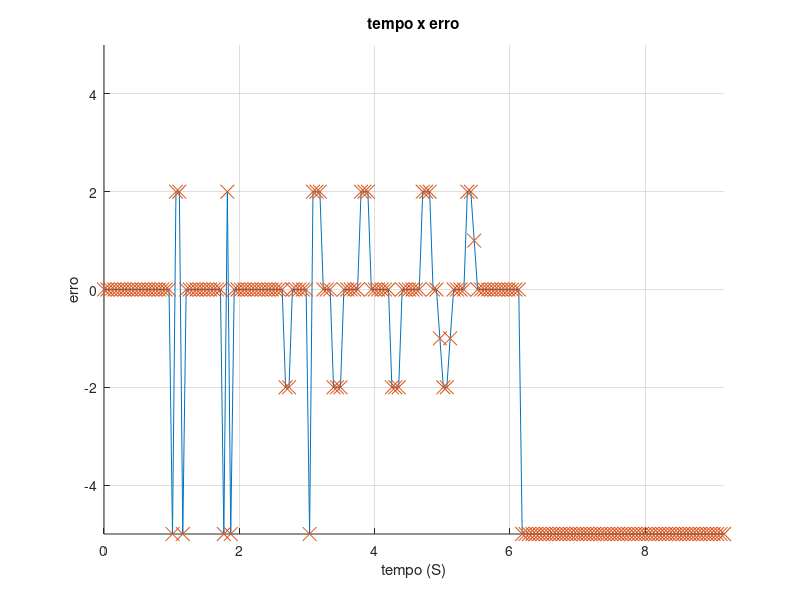
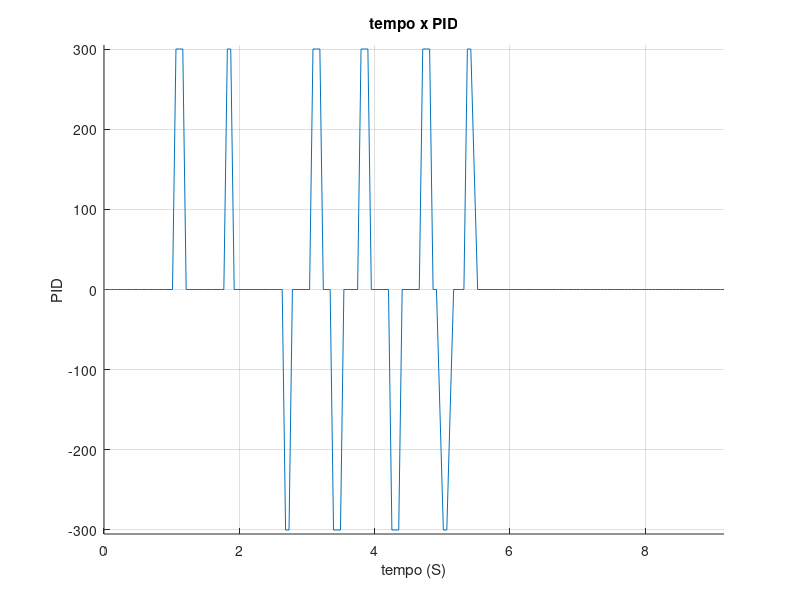

Here is the MATLAB script that generated these plots, in order:
close all; clear all;

dados = load('dados.txt', '-ascii', '\t');

erro = dados(:, 1)
PID = dados(:, 2);
tempo = dados(:, 3);

tempo = tempo ./ 1000;

figure 1
hold on; grid on;
plot(tempo, erro);
plot(tempo, erro, 'x', 'markersize', 10)
title('tempo x erro')
xlabel('tempo (S)')
ylabel('erro')
 axis([0, max(tempo), -5, 5]);

figure 2
hold on; grid on;
plot(tempo, PID);
title('tempo x PID')
xlabel('tempo (S)')
ylabel('PID')
axis([0, max(tempo), -max(PID) - 5, max(PID) + 5]);
